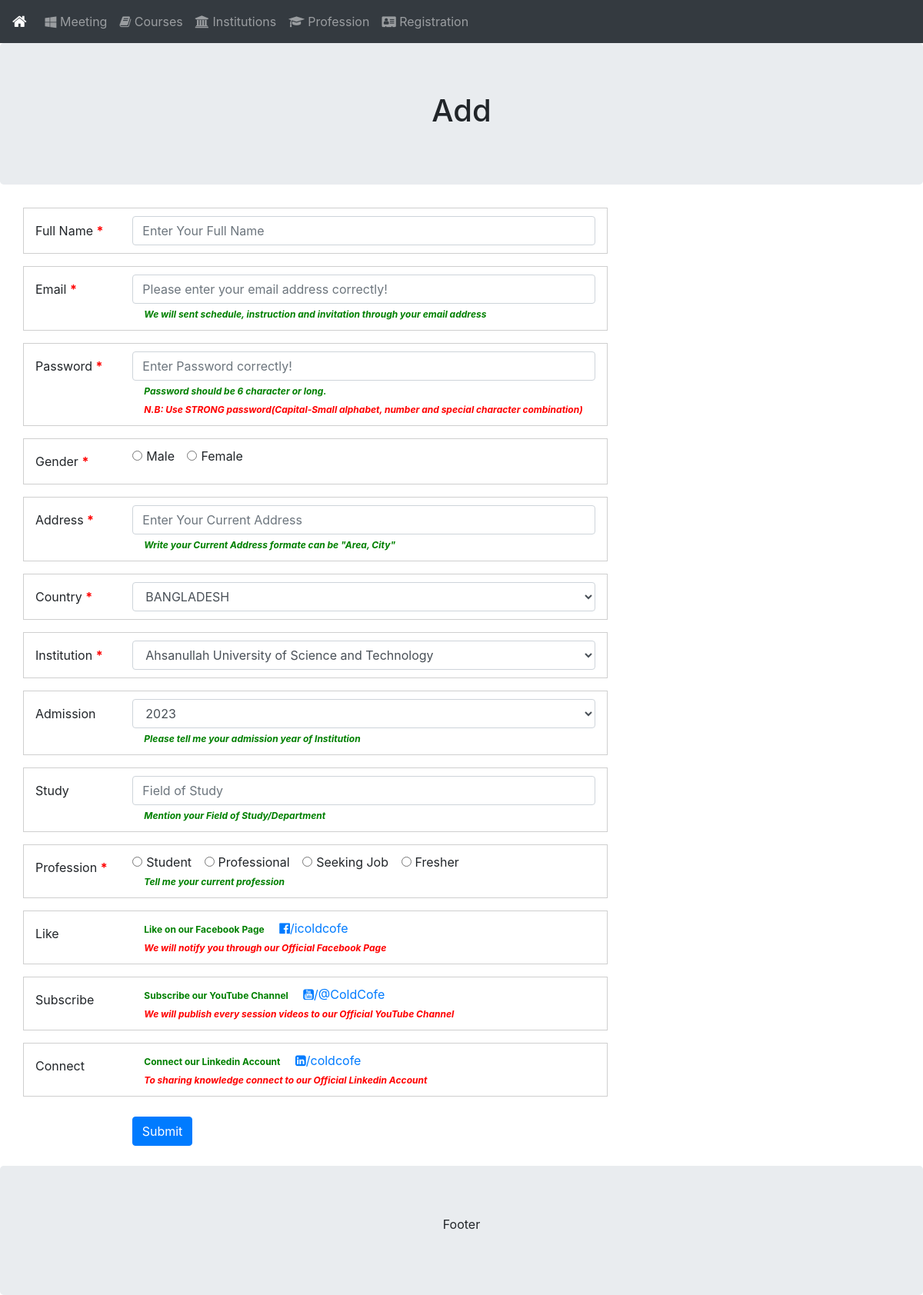
/admin/save3.php, run on the app's committed database.
### tables this page shows
CREATE TABLE `profession` (
  `id` int(11) NOT NULL,
  `name` varchar(200) NOT NULL,
  `description` varchar(500) DEFAULT NULL,
  `created_at` datetime DEFAULT current_timestamp(),
  `updated_at` datetime DEFAULT current_timestamp()
);

### admin/database.php (called while the page is built, shortened)
<?php
class Database{
	public $hostname = "localhost";
	public $username = "root";
	public $passowrd = "";
	public $database = "training";
	public $connection;
	public function __construct()
	{
		$this->connection = new mysqli($this->hostname, $this->username, $this->passowrd, $this->database);
	}
	public function fetch($table, array $columns, array $condition, array $orderby = NULL){
		$where_condition = "";
		$columns = (empty($columns)) ? "*" : rtrim(implode(",",$columns), ",");
		$order_by="";
		if(!empty($orderby)){
			$order_by = " ORDER BY ";
			foreach ($orderby as $key => $value) {
				$order_by .= $key." ".$value.", ";
			}
			$order_by = rtrim($order_by, ", ");
		}
		$result=$this->connection->query("SELECT $columns FROM $table $where_condition $order_by;");
		return $result->fetch_all(MYSQLI_ASSOC);
	}
}
$obj = new Database();
?>

### admin/save3.php (the view, shortened to what this page needs)
<?php
require "header.php";
if(!strcmp($_GET['action'],'update')){$page_type = "Update";}
elseif(!strcmp($_GET['action'],'view')){$page_type = "View";}
else{$page_type = "Add";}
$table = $_GET['table'];
$institutions = $obj->fetch('institutions', array(), array(), array('description'=>'ASC'));
$profession = $obj->fetch('profession', array(), array());
$country = $obj->fetch('country', array(), array(), array('name'=>'ASC'));
$address_value = "";
if(!isset($country_id_value)) $country_id_value=18;
?>
<div class="jumbotron text-center" style="margin-bottom:0">
  <h1> <?php echo $page_type." ".ucfirst($table); ?></h1>
</div>
<div class="container" style="margin-top:30px">
  <div class="row">
    <div class="col-sm-8">
      <form id="save-one" data-type="<?php echo $page_type ?>" data-table="<?php echo $table ?>" class="needs-validation" novalidate>
        <div class="form-group row">
          <label for="name" class="col-sm-2 col-form-label">Full Name <span class="required-sign">*</span> </label>
          <div class="col-sm-10">
            <input type="text" class="form-control" id="name" placeholder="Enter Your Full Name" name="name" maxlength="200" value="<?php echo isset($name_value) ? $name_value : ""; ?>" required>
          </div>
        </div>
        <div class="form-group row">
          <label for="email" class="col-sm-2 col-form-label">Email <span class="required-sign">*</span> </label>
          <div class="col-sm-10">
            <input type="email" class="form-control" id="email" placeholder="Please enter your email address correctly!" name="email" maxlength="100" value="<?php echo isset($email_value) ? $email_value : ""; ?>" required>
            <i class="col-sm-12 input-info-label">We will sent schedule, instruction and invitation through your email address</i>
          </div>
        </div>
        <div class="form-group row">
          <label for="password" class="col-sm-2 col-form-label">Password <span class="required-sign">*</span> </label>
          <div class="col-sm-10">
            <input type="password" class="form-control" id="password" placeholder="Enter Password correctly!" name="password" maxlength="100" value="<?php echo isset($password_value) ? $password_value : ""; ?>" required>
            <i class="col-sm-12 input-info-label">Password should be 6 character or long.</i> <br>
            <i class="col-sm-12 input-danger-label">N.B: Use STRONG password(Capital-Small alphabet, number and special character combination)</i>
          </div>
        </div>
        <div class="form-group row">
          <label for="gender" class="col-sm-2 col-form-label">Gender <span class="required-sign">*</span> </label>
          <div class="col-sm-10">
            <div class="form-check-inline">
              <label class="form-check-label">
                <input type="radio" class="form-check-input" id="radio-male" name="gender" value="male" required>Male
              </label>
            </div>
            <div class="form-check-inline">
              <label class="form-check-label">
              <input type="radio" class="form-check-input" id="radio-female" name="gender" value="female" required>Female
              </label>
            </div>
          </div>
        </div>
        <div class="form-group row">
          <label for="address" class="col-sm-2 col-form-label">Address <span class="required-sign">*</span> </label>
          <div class="col-sm-10">
            <input type="text" class="form-control" id="address" placeholder="Enter Your Current Address" name="address" maxlength="200" value="<?php echo isset($address_value) ? $address_value : ""; ?>" required>
            <i class="col-sm-12 input-info-label">Write your Current Address formate can be "Area, City"</i>
          </div>
        </div>
        <div class="form-group row">
          <label for="name" class="col-sm-2 col-form-label">Country <span class="required-sign">*</span> </label>
          <div class="col-sm-10">
            <select class="form-control selectpicker" name="country_id" id="country-id" data-show-subtext="true" data-live-search="true">
              <?php
              foreach ($country as $key => $value) {
                if($value['id']==$country_id_value)
                  echo '<option data-subtext="'.$value['iso'].'" value="'.$value['id'].'" selected>'.$value['name'].'</option>';
                else
                  echo '<option data-subtext="'.$value['iso'].'" value="'.$value['id'].'">'.$value['name'].'</option>';
              }
              ?>
            </select>
          </div>
        </div>
        <div class="form-group row">
          <label for="institution" class="col-sm-2 col-form-label">Institution <span class="required-sign">*</span> </label>
          <div class="col-sm-10">
            <select class="form-control selectpicker" name="institution_id" id="institution-id" data-show-subtext="true" data-live-search="true">
              <?php
              foreach ($institutions as $key => $value) {
                if($value['id']==$institution_id_value)
                  echo '<option data-subtext="'.$value['name'].'" value="'.$value['id'].'" selected>'.$value['description'].'</option>';
                else
                  echo '<option data-subtext="'.$value['name'].'" value="'.$value['id'].'">'.$value['description'].'</option>';
              }
              ?>
            </select>
          </div>
        </div>
        <div class="form-group row">
          <label for="admission" class="col-sm-2 col-form-label">Admission </label>
          <div class="col-sm-10">
            <select class="form-control selectpicker" name="admission_id" id="admission-id" data-live-search="true">
              <?php
              $y = intval(date("Y"));
              for($i=$y; $i>1980; $i--){
                if($i==$admission_value)
                  echo '<option value="'.$i.'" selected>'.$i.'</option>';
                else
                  echo '<option value="'.$i.'">'.$i.'</option>';
              }
              ?>
            </select>
            <i class="col-sm-12 input-info-label">Please tell me your admission year of Institution</i>
          </div>
        </div>
        <div class="form-group row">
          <label for="study" class="col-sm-2 col-form-label">Study </label>
          <div class="col-sm-10">
          <input type="text" class="form-control" id="study" placeholder="Field of Study" name="study" maxlength="200" value="<?php echo isset($study_value) ? $study_value : ""; ?>" required>
          <i class="col-sm-12 input-info-label">Mention your Field of Study/Department</i>
          </div>
        </div>
        <div class="form-group row">
          <label for="profession" class="col-sm-2 col-form-label">Profession <span class="required-sign">*</span> </label>
          <div class="col-sm-10">
          <?php foreach ($profession as $key => $value) { ?>
            <div class="form-check-inline">
              <label class="form-check-label">
              <?php echo '<input type="radio" class="form-check-input" id="radio-'.$value["name"].'" name="profession_id" value="'.$value["id"].'" required>'.$value["name"].''; ?>
              </label>
            </div>
            <?php } ?>
            <br><i class="col-sm-12 input-info-label">Tell me your current profession</i>
          </div>
        </div>
        <div class="form-group row">
          <label for="name" class="col-sm-2 col-form-label">Like </label>
          <div class="col-sm-10">
            <b class="col-sm-12 input-info-label">Like on our Facebook Page</b>
            <a href="https://www.facebook.com/icoldcofe/" target="_blank"><i class="fa fa-facebook-official" aria-hidden="true"></i>/icoldcofe</a>
            <br>
            <i class="col-sm-12 input-danger-label">We will notify you through our Official Facebook Page</i>
          </div>
        </div>
        <div class="form-group row">
          <label for="name" class="col-sm-2 col-form-label">Subscribe </label>
          <div class="col-sm-10">
            <b class="col-sm-12 input-info-label">Subscribe our YouTube Channel</b>
            <a href="https://www.youtube.com/@ColdCofe" target="_blank"><i class="fa fa-youtube-square" aria-hidden="true"></i>/@ColdCofe</a>
            <br>
            <i class="col-sm-12 input-danger-label">We will publish every session videos to our Official YouTube Channel</i>
          </div>
        </div>
        <div class="form-group row">
          <label for="name" class="col-sm-2 col-form-label">Connect </label>
          <div class="col-sm-10">
            <b class="col-sm-12 input-info-label">Connect our Linkedin Account</b>
            <a href="https://www.linkedin.com/in/coldcofe/" target="_blank"><i class="fa fa-linkedin-square" aria-hidden="true"></i>/coldcofe</a>
            <br>
            <i class="col-sm-12 input-danger-label">To sharing knowledge connect to our Official Linkedin Account</i>
          </div>
        </div>
        <?php if(strcmp($_GET['action'],'view')){ ?>
        <div class="form-group row form-group-btn">
          <label for="" class="col-sm-2 col-form-label"> </label>
          <div class="col-sm-10">
            <button type="submit" class="btn btn-primary">Submit</button>
          </div>
        </div>
        <?php } ?>
    </form>
    </div>
  </div>
</div>
<?php require "footer.php"; ?>

### admin/css/style.css (style rules this page uses)
.required-sign { color: red; font-weight: bold; }
.input-info-label { font-size: 12px; color: green; font-weight: bold; }
.input-danger-label { font-size: 12px; color: red; font-weight: bold; }
form#save-one .form-group { border: 1px solid #cfcfcf; padding: 10px 0px; }
.form-group-btn { border: none !important; }

### data on the page
profession: name "Student"
profession: name "Professional"
profession: name "Seeking Job"
profession: name "Fresher"

### other printed values
$page_type "Add"
form field country_id "BANGLADESH"
form field institution_id "Ahsanullah University of Science and Technology"
form field admission_id "2023"
